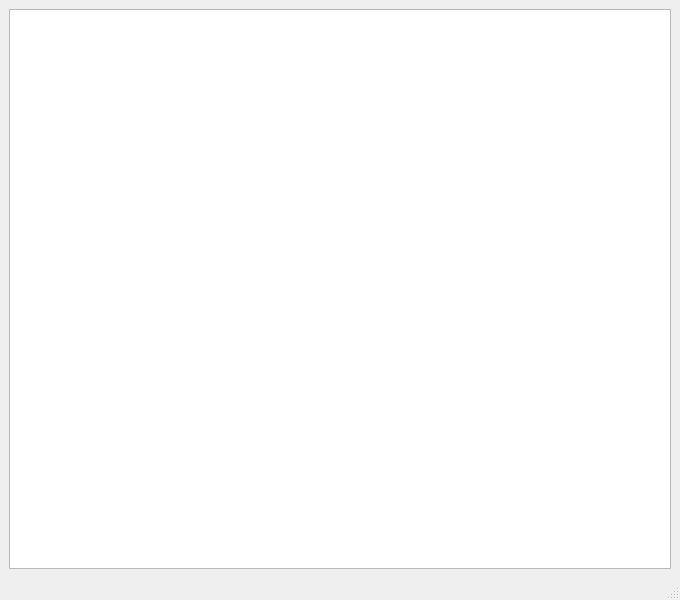
<?xml version="1.0" encoding="UTF-8"?>
<ui version="4.0">
 <class>MainWindow</class>
 <widget class="QMainWindow" name="MainWindow">
  <property name="geometry">
   <rect>
    <x>0</x>
    <y>0</y>
    <width>680</width>
    <height>600</height>
   </rect>
  </property>
  <property name="windowTitle">
   <string>MainWindow</string>
  </property>
  <widget class="QWidget" name="centralwidget">
   <layout class="QVBoxLayout" name="verticalLayout">
    <item>
     <widget class="CharacterView" name="table"/>
    </item>
   </layout>
  </widget>
  <widget class="QMenuBar" name="menubar">
   <property name="geometry">
    <rect>
     <x>0</x>
     <y>0</y>
     <width>680</width>
     <height>21</height>
    </rect>
   </property>
  </widget>
  <widget class="QStatusBar" name="statusbar"/>
 </widget>
 <customwidgets>
  <customwidget>
   <class>CharacterView</class>
   <extends>QTableView</extends>
   <header>characters.h</header>
  </customwidget>
 </customwidgets>
 <resources/>
 <connections/>
</ui>
